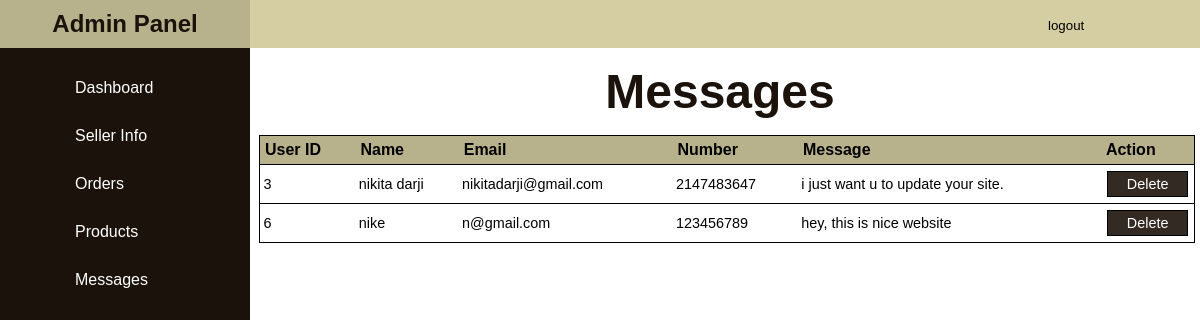
/admin_message.php, run on the app's committed database.
### tables this page shows
CREATE TABLE `message` (
  `user_id` int(50) NOT NULL,
  `name` varchar(50) NOT NULL,
  `email` varchar(50) NOT NULL,
  `number` int(10) NOT NULL,
  `message` varchar(100) NOT NULL
);

### admin_message.php (the view, shortened to what this page needs)
<?php
include 'config.php';
    ?>
<!DOCTYPE html>
<html lang="en">
<head>
    <link rel="stylesheet" href="https://cdnjs.cloudflare.com/ajax/libs/font-awesome/6.5.1/css/all.min.css" />
    <link rel="stylesheet" href="adminStyle.css">
</head>
<body>
<?php
include('admin_header.php');
?>
<section class="orders">
<h1 class="title">Messages</h1>
<div class="box-container">
   <?php
   if($select_orders = mysqli_query($conn, "SELECT * FROM message") or die('query failed'))
   {
   if(mysqli_num_rows($select_orders) > 0){
    echo"<table class='table'";
        echo"<tr>";
            echo"<th>User ID</th>";
            echo"<th>Name</th>";
            echo"<th>Email</th>";
            echo"<th>Number</th>";
            echo"<th>Message</th>";
            echo "<th>Action</th>";
        while($fetch_orders = mysqli_fetch_assoc($select_orders)){
            echo"<tr>";
                echo"<td>$fetch_orders[user_id]</td>";
                echo"<td>$fetch_orders[name]</td>";
                echo"<td>$fetch_orders[email]</td>";
                echo"<td>$fetch_orders[number]</td>";
                echo"<td>$fetch_orders[message]</td>";
                echo"<td><a href='admin_message.php?delete=$fetch_orders[user_id];' class='btn'>Delete</a></td>";
            echo"</tr>";
        }
    echo"</table>";
   }else{
      echo '<p class="empty">no orders placed yet!</p>';
   }
}
   ?>
</div>
</section>
</body>
</html>

### adminStyle.css (style rules this page uses)
body { font-family: Arial, sans-serif; margin: 0; padding: 0; }
a { display: block; color:white; text-decoration: none; padding: 15px 0; }
.orders h1 { color: #1A120B; text-align: center; font-size: 3rem; margin-left: 15rem; margin-top: 1rem; margin-bottom: 1rem; }
.orders .box-container table { width: 78%; margin-left: 16.2rem; border-collapse: collapse; }
.orders .box-container table th { text-align: left; background-color:#b8b28c; padding: .3rem; }
.orders .box-container table td { padding: .2rem; text-align: left; font-size: .9rem; }
.orders .box-container table tr { border: solid 1px black; }
.btn { padding: 4px; margin: 3px; cursor: pointer; border: solid 1px black; background-color:#332a23; color: white; text-align: center; }

### data on the page
message: user_id "3", name "nikita darji", email "nikitadarji@gmail.com", number "2147483647", message "i just want u to update your site."
message: user_id "6", name "nike", email "n@gmail.com", number "123456789", message "hey, this is nice website"
